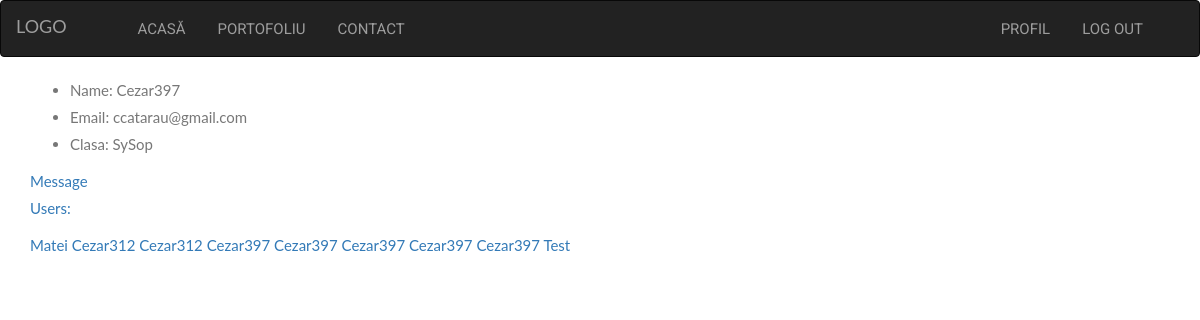
Before: /profil.php?id=7 (signed in) with the older database file.
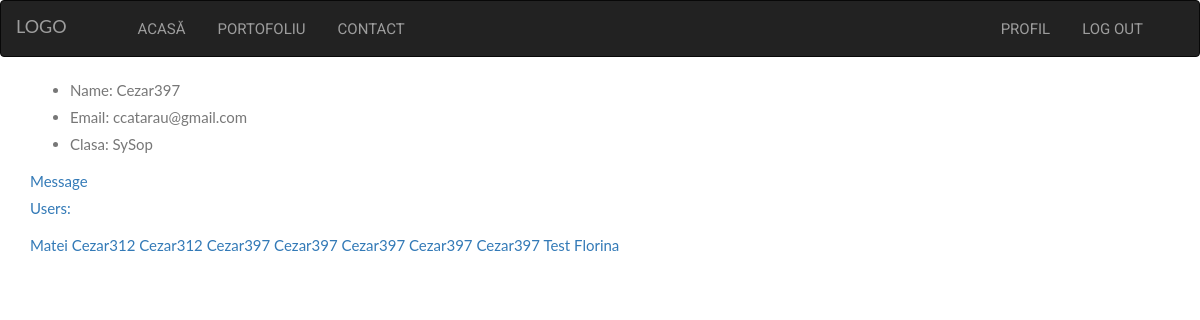
After: the same page with the newer database file.
### tables this page shows
CREATE TABLE `users` (
  `ID` int(11) NOT NULL,
  `Name` varchar(30) NOT NULL,
  `Email` varchar(30) NOT NULL,
  `Password` varchar(256) NOT NULL,
  `Admin` int(2) NOT NULL,
  `Status_O` varchar(70) NOT NULL,
  `Logas` int(2) NOT NULL
);

### profil.php (the view, shortened to what this page needs)
<?php
	require 'include/connect.php';
	if(isset($_GET['id']))
	{
		$id = $_GET['id'];
		$select = "SELECT * FROM users WHERE ID = '$id'";
		$result = mysqli_query($conectare, $select);
		$row = $result->fetch_assoc();
		$meid = $_SESSION['id'];
		$me = "SELECT * FROM users WHERE ID='$meid'";
		$result = mysqli_query($conectare, $me);
	}else
	{
		header("Location: login.php?status=needlog");
	}
?>
<!DOCTYPE html>
<html>
<head>
	<link rel="stylesheet" href="https://maxcdn.bootstrapcdn.com/bootstrap/3.3.7/css/bootstrap.min.css">
	<link rel="stylesheet" type="text/css"  media="screen and (min-width:900px)" href="assets/css/widescreen.css?v1.0">
	<link rel="stylesheet" type="text/css"  media="screen and (min-width:630px) and (max-width: 900px)" href="assets/css/landscape.css?v1.0">
	<link rel="stylesheet" type="text/css"  media="screen and (max-width:600px)" href="assets/css/smallscreen.css?v1.0">
</head>
<body>
	<div class="widescreen">
	<nav class="navbar navbar-toggleable-sd navbar-inverse">
		<a class="navbar-brand" href="index.php">LOGO</a>
		<ul class="navbar-nav">
		<li class="nav-item">
				<a class="nav-link" href="index.php">Acasă</a>
			</li>
			<?php
				if(isset($_SESSION['nume']))
			echo '
			<li class="nav-item">
				<a class="nav-link" href="portofoliu.php">Portofoliu</a>
			</li>';
			?>
			<li class="nav-item">
				<a class="nav-link" href="contact.php">Contact</a>
			</li>
		</ul>
		<ul class="navbar-nav right">
		<?php
			if(!isset($_SESSION['nume']))
				echo '
			<li class="nav-item">
				<a class="nav-link" href="login.php">Login</a>
			</li>
			<li class="nav-item">
				<a class="nav-link" href="register.php">Register</a>
			</li>';
			else
				echo '
			<li class="nav-item">
				<a class="nav-link" href="profil.php?id='.$_SESSION['id'].'">Profil</a>
			</li>
			<li class="nav-item">
				<a class="nav-link" href="include/logout.inc.php">Log Out</a>
			</li>';
			?>
		</ul>
	</nav>
</div>
<div class="content">
<div class="container">
	<ul>
		<li>Name: <?php echo $row['Name']; ?></li>
		<li>Email: <?php echo $row['Email'] ?></li>
		<li>Clasa:
			<?php
				switch($row['Admin'])
				{
					case '4':
						echo 'SySop';
						break;
				}
			?>
	</ul>
	<?php
		$idc = $_GET['id'];
		if($_SESSION['id'] != $idc)
			 echo '<a href="sendmessage.php?receiver='.$row["ID"].'">Send Message <a>';
		else
			 echo '<a href="message.php">Message<a>';
	  ?>
	<?php
		echo '<p>Users: </p>';
		$users = "SELECT * FROM users";
		$result3 = mysqli_query($conectare, $users);
			if(mysqli_num_rows($result3))
			{
				while($row_users = mysqli_fetch_assoc($result3))
				{
					$id = $row_users['ID'];
					if($id != $_SESSION['id'])
					echo '<a href="profil.php?id='.$id.'">'.$row_users['Name'].'<a>'.PHP_EOL;
				}
			}
	?>
</div>
<br>
<br>
<br>
</div>
</body>
</html>

Changed rows visible on the page:
added users: Name "Florina"
